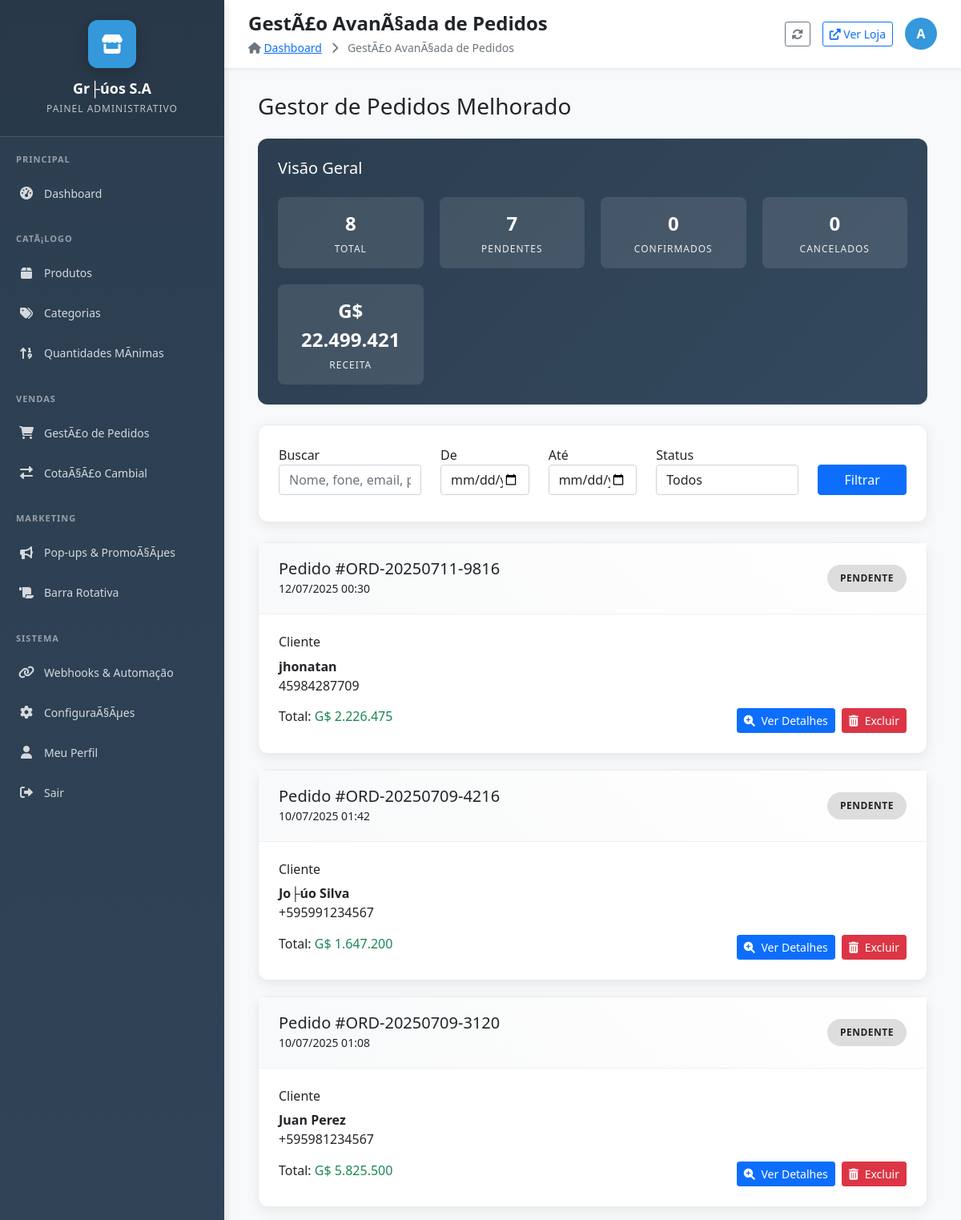
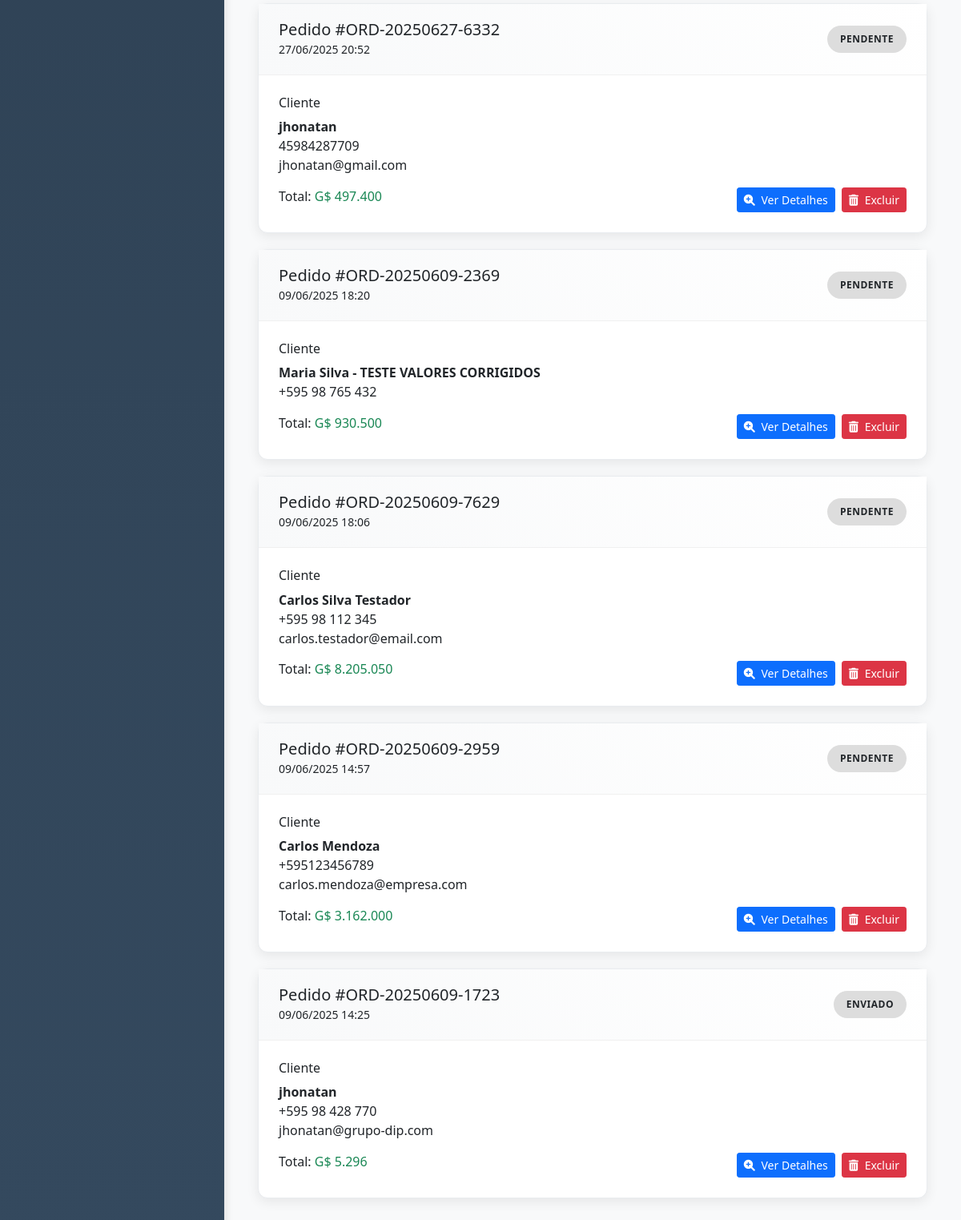
Page /admin/pedidos_melhorado.php (signed in) on the committed database (2 pictures, top to bottom).
### tables this page shows
CREATE TABLE `store_settings` (
  `id` int(11) NOT NULL AUTO_INCREMENT,
  `store_name` varchar(255) NOT NULL,
  `store_description` text DEFAULT NULL,
  `whatsapp_number` varchar(50) DEFAULT NULL,
  `shipping_rate` decimal(10,2) NOT NULL DEFAULT 1500.00,
  `address` text DEFAULT NULL,
  `business_hours` text DEFAULT NULL,
  `logo_url` varchar(255) DEFAULT NULL,
  `social_facebook` varchar(255) DEFAULT NULL,
  `social_instagram` varchar(255) DEFAULT NULL,
  `social_twitter` varchar(255) DEFAULT NULL,
  `updated_at` timestamp NOT NULL DEFAULT current_timestamp() ON UPDATE current_timestamp(),
  `contact_seller_text` varchar(255) DEFAULT 'Consultar con el vendedor' COMMENT 'Texto em espanhol para produtos sem pre├ºo',
  `default_min_quantity` int(11) DEFAULT 10 COMMENT 'Quantidade m├¡nima padr├úo para novos produtos',
  `hide_retail_price` tinyint(1) DEFAULT 0 COMMENT 'Se 1, remove pre├ºo de varejo do sistema',
  `enable_shipping` tinyint(1) DEFAULT 1 COMMENT 'Se 1 calcula frete, se 0 n├úo mostra frete',
  `shipping_control_text` varchar(255) DEFAULT 'Frete calculado automaticamente' COMMENT 'Texto explicativo para o frete',
  `enable_global_minimums` tinyint(1) DEFAULT 1 COMMENT 'Se 1 respeita m├¡nimos dos produtos, se 0 ignora todos os m├¡nimos',
  `minimum_explanation_text` varchar(255) DEFAULT 'Vendemos somente no m├¡nimo especificado' COMMENT 'Texto explicativo para m├¡nimos',
  PRIMARY KEY (`id`),
  KEY `idx_store_shipping_enabled` (`enable_shipping`),
  KEY `idx_store_minimums_enabled` (`enable_global_minimums`)
);

CREATE TABLE `orders` (
  `id` int(11) NOT NULL AUTO_INCREMENT,
  `order_number` varchar(20) NOT NULL,
  `customer_name` varchar(255) NOT NULL,
  `customer_email` varchar(255) DEFAULT NULL,
  `customer_phone` varchar(50) NOT NULL,
  `customer_address` text NOT NULL,
  `customer_city` varchar(100) NOT NULL,
  `customer_reference` varchar(255) DEFAULT NULL,
  `customer_notes` text DEFAULT NULL,
  `subtotal` decimal(12,2) NOT NULL DEFAULT 0.00,
  `total_weight` decimal(8,2) NOT NULL DEFAULT 0.00,
  `shipping` decimal(10,2) NOT NULL DEFAULT 0.00,
  `total` decimal(12,2) NOT NULL DEFAULT 0.00,
  `status` enum('pendente','contatado','confirmado','enviado','entregue','cancelado') DEFAULT 'pendente',
  `whatsapp_sent` tinyint(1) DEFAULT 1,
  `admin_notes` text DEFAULT NULL,
  `created_at` timestamp NOT NULL DEFAULT current_timestamp(),
  `updated_at` timestamp NOT NULL DEFAULT current_timestamp() ON UPDATE current_timestamp(),
  `contacted_at` timestamp NULL DEFAULT NULL,
  `contacted_by` varchar(100) DEFAULT NULL,
  PRIMARY KEY (`id`),
  UNIQUE KEY `order_number` (`order_number`),
  KEY `idx_orders_status` (`status`),
  KEY `idx_orders_date` (`created_at`),
  KEY `idx_orders_customer` (`customer_name`,`customer_phone`)
);

### admin/pedidos_melhorado.php (the view, shortened to what the rows shown need)
<?php
require_once '../includes/db_connect.php';
$where_conditions = [];
$params = [];
$param_types = "";
$where_clause = !empty($where_conditions) ? "WHERE " . implode(" AND ", $where_conditions) : "";
$orders_query = "SELECT * FROM orders $where_clause ORDER BY created_at DESC";
if (!empty($params)) {
    $stmt = $conn->prepare($orders_query);
    if (!empty($param_types)) {
        $stmt->bind_param($param_types, ...$params);
    }
    $stmt->execute();
    $orders_result = $stmt->get_result();
} else {
    $orders_result = $conn->query($orders_query);
}
include 'includes/admin_layout.php';
?>
<div class="container-fluid">
    <h1 class="h3 mb-4 text-gray-800">Gestor de Pedidos Melhorado</h1>
    <?php while($order = $orders_result->fetch_assoc()): ?>
    <div class="order-card">
        <div class="order-header d-flex justify-content-between align-items-center">
            <div>
                <h5 class="mb-0">Pedido #<?php echo htmlspecialchars($order['order_number']); ?></h5>
                <small><?php echo date('d/m/Y H:i', strtotime($order['created_at'])); ?></small>
            </div>
            <span class="status-badge" style="background-color: #ddd;"><?php echo htmlspecialchars($order['status']); ?></span>
        </div>
        <div class="order-body">
            <h6>Cliente</h6>
            <p><strong><?php echo htmlspecialchars($order['customer_name']); ?></strong><br>
            <?php echo htmlspecialchars($order['customer_phone']); ?><br>
            <?php echo htmlspecialchars($order['customer_email']); ?></p>
            <div class="d-flex justify-content-between align-items-center">
                <h6>Total: <span class="text-success">G$ <?php echo number_format($order['total'], 0, ',', '.'); ?></span></h6>
                <div class="action-buttons">
                    <button type="button" class="btn btn-sm btn-primary" data-bs-toggle="modal" data-bs-target="#detailsModal-<?php echo $order['id']; ?>">
                        <i class="fas fa-search-plus me-1"></i> Ver Detalhes
                    </button>
                    <form method="POST" action="pedidos_melhorado.php" style="display: inline-block;" onsubmit="return confirm('Tem certeza que deseja excluir permanentemente o pedido #<?php echo htmlspecialchars($order['order_number']); ?>? Esta ação não pode ser desfeita.');">
                        <button type="submit" class="btn btn-sm btn-danger">
                            <i class="fas fa-trash-alt me-1"></i> Excluir
                        </button>
                    </form>
                </div>
            </div>
        </div>
    </div>
    <?php endwhile; ?>
</div>

### admin/includes/admin_layout.php (shortened to what the rows shown need)
<?php
if (!isset($store)) {
    require_once '../includes/db_connect.php';
    $store_query = "SELECT * FROM store_settings WHERE id = 1";
    $store_result = $conn->query($store_query);
    $store = $store_result->fetch_assoc();
}
$current_page = basename($_SERVER['PHP_SELF']);
$page_title = 'Painel Administrativo';
$page_titles = [
    'dashboard.php' => 'Dashboard',
    'produtos.php' => 'GestÃ£o de Produtos',
    'produto_adicionar.php' => 'Adicionar Produto',
    'produto_editar.php' => 'Editar Produto',
    'categorias.php' => 'GestÃ£o de Categorias',
    'categoria_adicionar.php' => 'Adicionar Categoria',
    'categoria_editar.php' => 'Editar Categoria',
    'pedidos.php' => 'GestÃ£o de Pedidos',
    'pedidos_melhorado.php' => 'GestÃ£o AvanÃ§ada de Pedidos',
    'pedido_detalhes.php' => 'Detalhes do Pedido',
    'cotacao.php' => 'GestÃ£o de CotaÃ§Ã£o',
    'configuracoes.php' => 'ConfiguraÃ§Ãµes da Loja',
    'perfil.php' => 'Perfil do Administrador',
    'popup_manager.php' => 'GestÃ£o de Pop-ups',
    'barra_rotativa.php' => 'Barra Rotativa',
    'gestao_quantidades_minimas.php' => 'GestÃ£o de Quantidades MÃ­nimas'
];
if (isset($page_titles[$current_page])) {
    $page_title = $page_titles[$current_page];
}
?>
<!DOCTYPE html>
<html lang="pt-BR">
<head>
    <link href="https://cdn.jsdelivr.net/npm/bootstrap@5.1.3/dist/css/bootstrap.min.css" rel="stylesheet">
    <link rel="stylesheet" href="https://cdnjs.cloudflare.com/ajax/libs/font-awesome/6.0.0/css/all.min.css">
</head>
<body>
    <nav class="admin-sidebar">
        <div class="sidebar-brand">
            <div class="brand-logo">
                <i class="fas fa-store"></i>
            </div>
            <h1 class="brand-name"><?php echo htmlspecialchars($store['store_name']); ?></h1>
            <p class="brand-subtitle">Painel Administrativo</p>
        </div>
    </nav>
    <main class="admin-main">
        <header class="admin-header">
            <div class="header-content">
                <div class="page-header">
                    <h1 class="page-title"><?php echo $page_title; ?></h1>
                </div>
            </div>
        </header>
        <div class="admin-content">

### rows in the picture
store_settings: store_name "Gr├úos S.A"
orders: order_number "ORD-20250711-9816", created_at "12/07/2025 00:30", status "PENDENTE", customer_name "jhonatan", customer_phone "45984287709", total "2.226.475"
orders: order_number "ORD-20250709-4216", created_at "10/07/2025 01:42", status "PENDENTE", customer_name "Jo├úo Silva", customer_phone "+595991234567", total "1.647.200"
orders: order_number "ORD-20250709-3120", created_at "10/07/2025 01:08", status "PENDENTE", customer_name "Juan Perez", customer_phone "+595981234567", total "5.825.500"
orders: order_number "ORD-20250627-6332", created_at "27/06/2025 20:52", status "PENDENTE", customer_name "jhonatan", customer_phone "45984287709", customer_email "jhonatan@gmail.com", total "497.400"
orders: order_number "ORD-20250609-2369", created_at "09/06/2025 18:20", status "PENDENTE", customer_name "Maria Silva - TESTE VALORES CORRIGIDOS", customer_phone "+595 98 765 432", total "930.500"
orders: order_number "ORD-20250609-7629", created_at "09/06/2025 18:06", status "PENDENTE", customer_name "Carlos Silva Testador", customer_phone "+595 98 112 345", customer_email "carlos.testador@email.com", total "8.205.050"
orders: order_number "ORD-20250609-2959", created_at "09/06/2025 14:57", status "PENDENTE", customer_name "Carlos Mendoza", customer_phone "+595123456789", customer_email "carlos.mendoza@empresa.com", total "3.162.000"
orders: order_number "ORD-20250609-1723", created_at "09/06/2025 14:25", status "ENVIADO", customer_name "jhonatan", customer_phone "+595 98 428 770", customer_email "jhonatan@grupo-dip.com", total "5.296"

### other values in the picture
$page_title "GestÃ£o AvanÃ§ada de Pedidos"
substr($_SESSION['admin_user'] ?? 'A', 0, 1) "A"
$stats['total'] "8"
$stats['pendentes'] "7"
$stats['confirmados'] "0"
$stats['cancelados'] "0"
$stats['receita_total'] "22.499.421"
